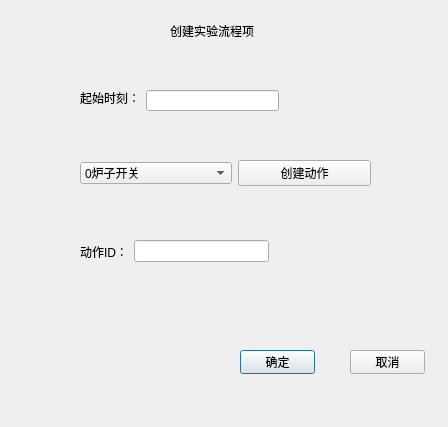
<?xml version="1.0" encoding="UTF-8"?>
<ui version="4.0">
 <class>NewFlowItem</class>
 <widget class="QDialog" name="NewFlowItem">
  <property name="geometry">
   <rect>
    <x>0</x>
    <y>0</y>
    <width>448</width>
    <height>427</height>
   </rect>
  </property>
  <property name="windowTitle">
   <string>Dialog</string>
  </property>
  <property name="modal">
   <bool>true</bool>
  </property>
  <widget class="QLabel" name="label">
   <property name="geometry">
    <rect>
     <x>170</x>
     <y>10</y>
     <width>91</width>
     <height>41</height>
    </rect>
   </property>
   <property name="text">
    <string>创建实验流程项</string>
   </property>
  </widget>
  <widget class="QPushButton" name="confirmPushButton">
   <property name="geometry">
    <rect>
     <x>240</x>
     <y>350</y>
     <width>75</width>
     <height>24</height>
    </rect>
   </property>
   <property name="text">
    <string>确定</string>
   </property>
  </widget>
  <widget class="QPushButton" name="pushButton_3">
   <property name="geometry">
    <rect>
     <x>350</x>
     <y>350</y>
     <width>75</width>
     <height>24</height>
    </rect>
   </property>
   <property name="text">
    <string>取消</string>
   </property>
  </widget>
  <widget class="QWidget" name="layoutWidget">
   <property name="geometry">
    <rect>
     <x>80</x>
     <y>240</y>
     <width>189</width>
     <height>23</height>
    </rect>
   </property>
   <layout class="QHBoxLayout" name="horizontalLayout_8">
    <item>
     <widget class="QLabel" name="label_9">
      <property name="text">
       <string>动作ID：</string>
      </property>
     </widget>
    </item>
    <item>
     <widget class="QLineEdit" name="actionIDLineEdit"/>
    </item>
   </layout>
  </widget>
  <widget class="QWidget" name="layoutWidget">
   <property name="geometry">
    <rect>
     <x>80</x>
     <y>160</y>
     <width>291</width>
     <height>26</height>
    </rect>
   </property>
   <layout class="QHBoxLayout" name="horizontalLayout_9">
    <item>
     <widget class="QComboBox" name="actionComboBox">
      <item>
       <property name="text">
        <string>0炉子开关</string>
       </property>
      </item>
      <item>
       <property name="text">
        <string>1炉丝电机参数</string>
       </property>
      </item>
      <item>
       <property name="text">
        <string>2转机1</string>
       </property>
      </item>
      <item>
       <property name="text">
        <string>3样提机2</string>
       </property>
      </item>
      <item>
       <property name="text">
        <string>4炉上机3</string>
       </property>
      </item>
      <item>
       <property name="text">
        <string>5炉中机4</string>
       </property>
      </item>
      <item>
       <property name="text">
        <string>6炉下机5</string>
       </property>
      </item>
      <item>
       <property name="text">
        <string>7电机状态查询</string>
       </property>
      </item>
      <item>
       <property name="text">
        <string>8磁场</string>
       </property>
      </item>
      <item>
       <property name="text">
        <string>9电机磁场电流</string>
       </property>
      </item>
      <item>
       <property name="text">
        <string>10炉丝加热电压</string>
       </property>
      </item>
      <item>
       <property name="text">
        <string>11PID控温曲线设置</string>
       </property>
      </item>
      <item>
       <property name="text">
        <string>12在线监控状态查询表</string>
       </property>
      </item>
      <item>
       <property name="text">
        <string>13电机关闭设置</string>
       </property>
      </item>
      <item>
       <property name="text">
        <string>14在线监控表头设置</string>
       </property>
      </item>
      <item>
       <property name="text">
        <string>15PID参数设置动作表</string>
       </property>
      </item>
     </widget>
    </item>
    <item>
     <widget class="QPushButton" name="createActionPushButton">
      <property name="text">
       <string>创建动作</string>
      </property>
     </widget>
    </item>
   </layout>
  </widget>
  <widget class="QLineEdit" name="startTimeLineEdit">
   <property name="geometry">
    <rect>
     <x>146</x>
     <y>90</y>
     <width>133</width>
     <height>21</height>
    </rect>
   </property>
  </widget>
  <widget class="QLabel" name="label_2">
   <property name="geometry">
    <rect>
     <x>80</x>
     <y>90</y>
     <width>60</width>
     <height>16</height>
    </rect>
   </property>
   <property name="text">
    <string>起始时刻：</string>
   </property>
  </widget>
 </widget>
 <resources/>
 <connections/>
</ui>
